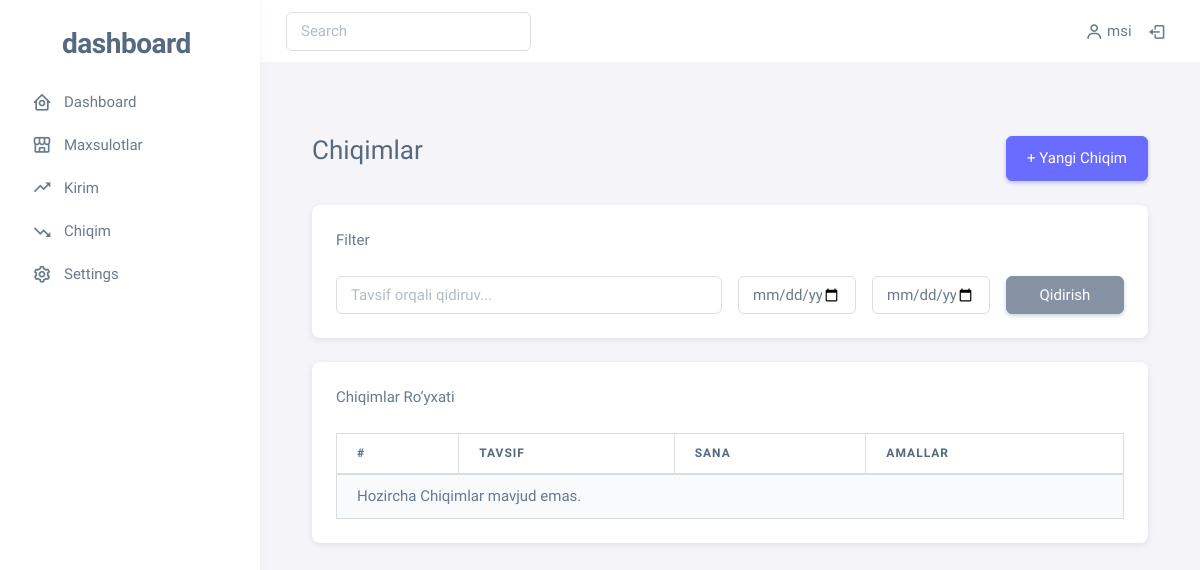
Before: /out/ (signed in) with the older database file.
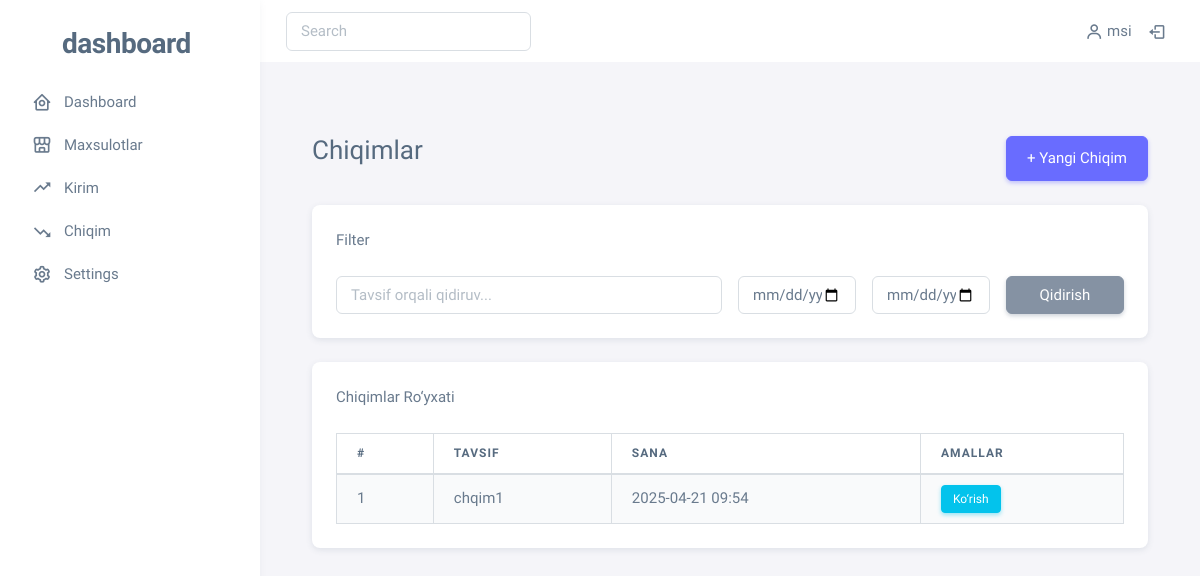
After: the same page with the newer database file.
### main/models.py (models this page shows, shortened)
class Out(models.Model):
    description = models.TextField()
    created_at = models.DateTimeField(auto_now_add=True)
    class Meta:
        verbose_name = 'Out'
        verbose_name_plural = 'Outs'
        ordering = ['-created_at']

### main/views.py (the view)
# urls.py: path('out/', views.out, name='out'),
@login_required(login_url='login')
def out(request):
    context = {'outs': Out.objects.all(), 'categories': Category.objects.all()}
    return render(request, 'out.html', context=context)

### templates/out.html (shortened to what this page needs)
{% extends 'base.html' %}
{% load static %}
{% block content %}
<div class="container mt-5">
  <div class="d-flex justify-content-between align-items-cout mb-4">
    <h3>Chiqimlar</h3>
    <button class="btn btn-primary" data-bs-toggle="modal" data-bs-target="#addoutModal">
      + Yangi Chiqim
    </button>
  </div>
<div class="card mb-4">
    <div class="card-header">Filter</div>
    <div class="card-body">
      <form method="GET" class="row g-3" action="{% url 'filter_out' %}">
        <div class="col-md-6">
          <input type="text" name="search" class="form-control" placeholder="Tavsif orqali qidiruv..." value="{{ request.GET.search }}">
        </div>
        <div class="col-md-2">
          <input type="date" name="start_date" class="form-control" value="{{ request.GET.date }}">
        </div>
        <div class="col-md-2">
            <input type="date" name="end_date" class="form-control" value="{{ request.GET.date }}">
          </div>
        <div class="col-md-2">
          <button type="submit" class="btn btn-secondary w-100">Qidirish</button>
        </div>
      </form>
    </div>
  </div>
  <div class="card">
    <div class="card-header">Chiqimlar Ro‘yxati</div>
    <div class="card-body">
      <table class="table table-bordered table-striped">
        <thead>
          <tr>
            <th>#</th>
            <th>Tavsif</th>
            <th>Sana</th>
            <th>Amallar</th>
          </tr>
        </thead>
        <tbody>
          {% for out in outs %}
          <tr>
            <td>{{ forloop.counter }}</td>
            <td>{{ out.description | truncatechars:50 }}</td>
            <td>{{ out.created_at|date:"Y-m-d H:i" }}</td>
            <td>
              <a href="{% url 'out_item' out.id %}" class="btn btn-sm btn-info">
                Ko‘rish
              </a>
            </td>
          </tr>
          {% empty %}
          <tr>
            <td colspan="4" class="text-cout">Hozircha Chiqimlar mavjud emas.</td>
          </tr>
          {% endfor %}
        </tbody>
      </table>
    </div>
  </div>
</div>
{% endblock %}

Changed rows visible on the page:
now on this page (row edited): Out: description "chqim1", created_at "2025-04-21 09:54"
Other visible differences:
text no longer shown: "Hozircha Chiqimlar mavjud emas."
